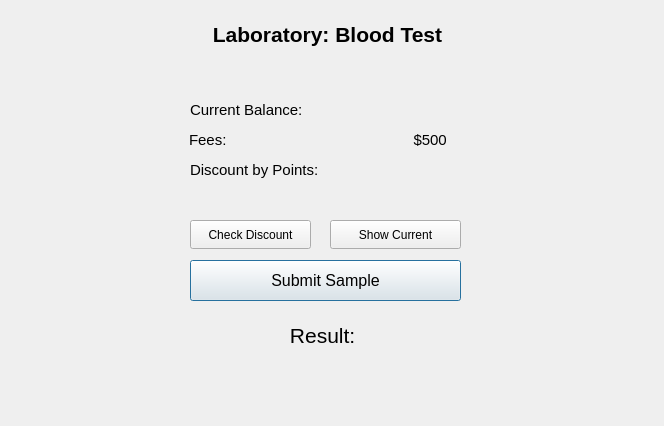
<?xml version="1.0" encoding="UTF-8"?>
<ui version="4.0">
 <class>doBloodTestWindow</class>
 <widget class="QDialog" name="doBloodTestWindow">
  <property name="geometry">
   <rect>
    <x>0</x>
    <y>0</y>
    <width>664</width>
    <height>426</height>
   </rect>
  </property>
  <property name="windowTitle">
   <string>Dialog</string>
  </property>
  <widget class="QPushButton" name="submitSampleButton">
   <property name="geometry">
    <rect>
     <x>190</x>
     <y>260</y>
     <width>271</width>
     <height>41</height>
    </rect>
   </property>
   <property name="font">
    <font>
     <pointsize>12</pointsize>
    </font>
   </property>
   <property name="text">
    <string>Submit Sample</string>
   </property>
  </widget>
  <widget class="QLabel" name="bloodTestTitle">
   <property name="geometry">
    <rect>
     <x>2</x>
     <y>4</y>
     <width>651</width>
     <height>61</height>
    </rect>
   </property>
   <property name="font">
    <font>
     <pointsize>16</pointsize>
     <bold>true</bold>
    </font>
   </property>
   <property name="text">
    <string>Laboratory: Blood Test</string>
   </property>
   <property name="alignment">
    <set>Qt::AlignCenter</set>
   </property>
  </widget>
  <widget class="QLabel" name="resultDisplay">
   <property name="geometry">
    <rect>
     <x>190</x>
     <y>320</y>
     <width>271</width>
     <height>31</height>
    </rect>
   </property>
   <property name="font">
    <font>
     <pointsize>16</pointsize>
    </font>
   </property>
   <property name="text">
    <string>Result: </string>
   </property>
   <property name="alignment">
    <set>Qt::AlignCenter</set>
   </property>
  </widget>
  <widget class="QLabel" name="feesTitle">
   <property name="geometry">
    <rect>
     <x>189</x>
     <y>130</y>
     <width>261</width>
     <height>20</height>
    </rect>
   </property>
   <property name="font">
    <font>
     <pointsize>11</pointsize>
    </font>
   </property>
   <property name="text">
    <string>Fees:                                             $500</string>
   </property>
   <property name="alignment">
    <set>Qt::AlignLeading|Qt::AlignLeft|Qt::AlignVCenter</set>
   </property>
  </widget>
  <widget class="QLabel" name="discountTitle">
   <property name="geometry">
    <rect>
     <x>190</x>
     <y>160</y>
     <width>161</width>
     <height>20</height>
    </rect>
   </property>
   <property name="font">
    <font>
     <pointsize>11</pointsize>
    </font>
   </property>
   <property name="text">
    <string>Discount by Points:</string>
   </property>
  </widget>
  <widget class="QLabel" name="discountDisplay">
   <property name="geometry">
    <rect>
     <x>370</x>
     <y>160</y>
     <width>111</width>
     <height>20</height>
    </rect>
   </property>
   <property name="font">
    <font>
     <pointsize>11</pointsize>
    </font>
   </property>
   <property name="text">
    <string/>
   </property>
   <property name="alignment">
    <set>Qt::AlignCenter</set>
   </property>
  </widget>
  <widget class="QPushButton" name="checkDiscountButton">
   <property name="geometry">
    <rect>
     <x>190</x>
     <y>220</y>
     <width>121</width>
     <height>29</height>
    </rect>
   </property>
   <property name="text">
    <string>Check Discount</string>
   </property>
  </widget>
  <widget class="QPushButton" name="showCurrentButton">
   <property name="geometry">
    <rect>
     <x>330</x>
     <y>220</y>
     <width>131</width>
     <height>29</height>
    </rect>
   </property>
   <property name="text">
    <string>Show Current</string>
   </property>
  </widget>
  <widget class="QLabel" name="currentBalanceTitle">
   <property name="geometry">
    <rect>
     <x>190</x>
     <y>100</y>
     <width>151</width>
     <height>20</height>
    </rect>
   </property>
   <property name="font">
    <font>
     <pointsize>11</pointsize>
    </font>
   </property>
   <property name="text">
    <string>Current Balance:</string>
   </property>
  </widget>
  <widget class="QLabel" name="currentBalanceDisplay">
   <property name="geometry">
    <rect>
     <x>370</x>
     <y>100</y>
     <width>111</width>
     <height>20</height>
    </rect>
   </property>
   <property name="font">
    <font>
     <pointsize>11</pointsize>
    </font>
   </property>
   <property name="text">
    <string/>
   </property>
   <property name="alignment">
    <set>Qt::AlignCenter</set>
   </property>
  </widget>
 </widget>
 <resources/>
 <connections/>
</ui>
